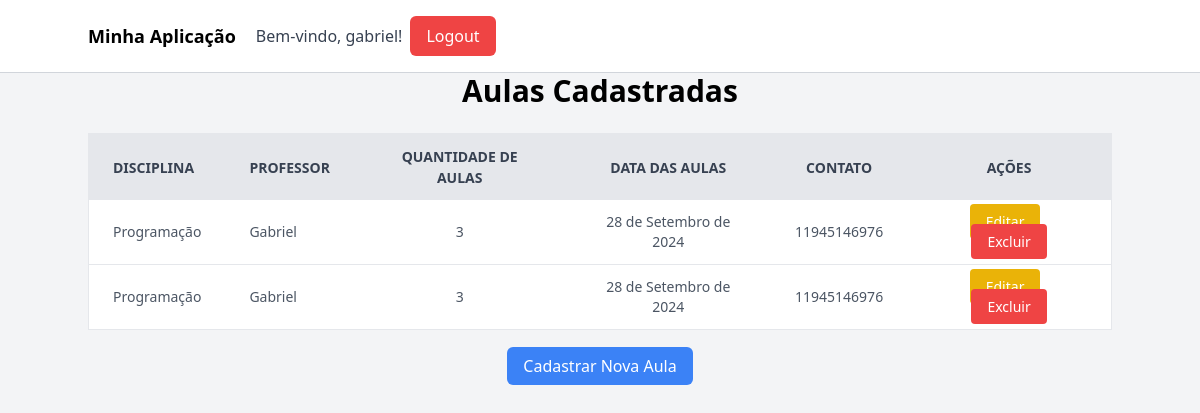
The app's page /aulas/ (signed in), older data.
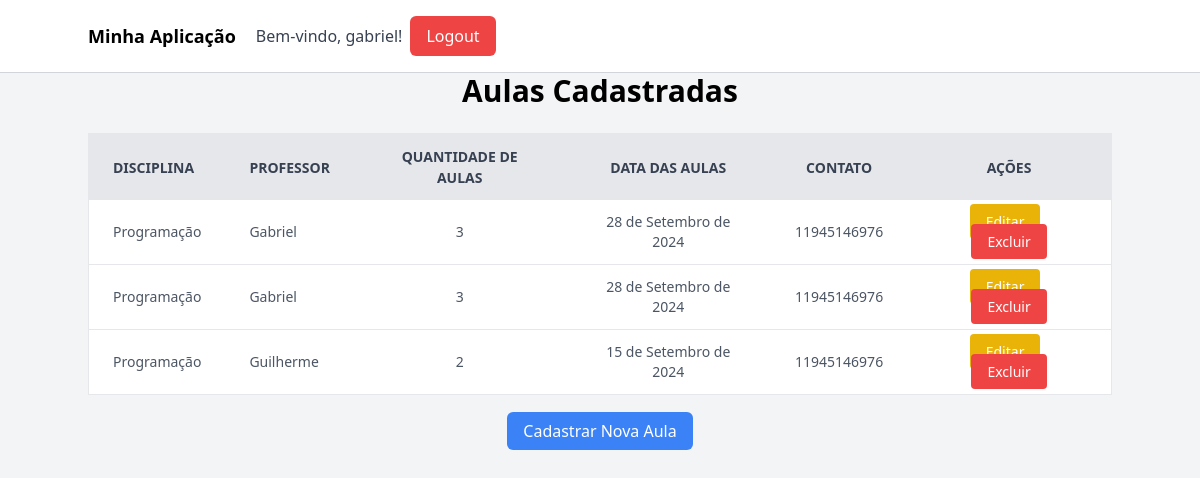
The same page, newer data.
### formulario_professores/models.py (models this page shows, shortened)
class Aula(models.Model):
    usuario = models.ForeignKey(User, on_delete=models.CASCADE)
    disciplina = models.CharField(max_length=100)
    quantidade_aulas = models.IntegerField()
    data_aulas = models.DateField()
    professor = models.CharField(max_length=100)
    contato = models.CharField(max_length=20)
    dias_antes = models.IntegerField(default=3, help_text="Quantos dias antes você deseja ser avisado?")
    mensagem_notificacao = models.TextField(blank=True, help_text="Mensagem personalizada para a notificação.")

### formulario_professores/views.py (the view)
# urls.py: path('aulas/', views.listar_aulas, name='listar_aulas'),
@login_required
def listar_aulas(request):
    aulas = Aula.objects.filter(usuario=request.user)
    return render(request, 'listar.html', {'aulas': aulas})

### formulario_professores/templates/listar.html (shortened to what this page needs)
{% extends 'base.html' %}
{% block conteudo %}
    <nav class="bg-white border-b border-gray-300 p-4">
        <div class="container mx-auto flex items-center">
            <div class="flex items-center space-x-5">
                <a href="/" class="text-black text-lg font-bold">Minha Aplicação</a>
                {% if user.is_authenticated %}
                    <span class="text-gray-700">Bem-vindo, {{ user.username }}!</span>
                {% endif %}
            </div>
            <div class="ml-2">
                {% if user.is_authenticated %}
                    <form method="POST" action="{% url 'logout' %}">
                        <button type="submit" class="bg-red-500 text-white py-2 px-4 rounded-md hover:bg-red-600">
                            Logout
                        </button>
                    </form>
                {% else %}
                    <a href="{% url 'login' %}" class="bg-blue-500 text-white py-2 px-4 rounded-md hover:bg-blue-600">
                        Login
                    </a>
                {% endif %}
            </div>
        </div>
    </nav>
    <div class="container mx-auto">
        <h1 class="text-3xl font-bold text-center mb-6">Aulas Cadastradas</h1>
        <div class="overflow-x-auto">
            <table class="min-w-full bg-white border border-gray-200">
                <thead>
                    <tr class="bg-gray-200 text-gray-700 uppercase text-sm leading-normal">
                        <th class="py-3 px-6 text-left">Disciplina</th>
                        <th class="py-3 px-6 text-left">Professor</th>
                        <th class="py-3 px-6 text-center">Quantidade de Aulas</th>
                        <th class="py-3 px-6 text-center">Data das Aulas</th>
                        <th class="py-3 px-6 text-center">Contato</th>
                        <th class="py-3 px-6 text-center">Ações</th>
                    </tr>
                </thead>
                <tbody class="text-gray-600 text-sm">
                    {% for aula in aulas %}
                    <tr class="border-b border-gray-200 hover:bg-gray-100">
                        <td class="py-3 px-6 text-left whitespace-nowrap">{{ aula.disciplina }}</td>
                        <td class="py-3 px-6 text-left">{{ aula.professor }}</td>
                        <td class="py-3 px-6 text-center">{{ aula.quantidade_aulas }}</td>
                        <td class="py-3 px-6 text-center">{{ aula.data_aulas }}</td>
                        <td class="py-3 px-6 text-center">{{ aula.contato }}</td>
                        <td class="py-3 px-6 text-center">
                            <a href="{% url 'editar_aula' aula.id %}" class="bg-yellow-500 text-white px-4 py-2 rounded hover:bg-yellow-600 mr-2">Editar</a>
                            <a href="{% url 'excluir_aula' aula.id %}" class="bg-red-500 text-white px-4 py-2 rounded hover:bg-red-600">Excluir</a>
                        </td>
                    </tr>
                    {% empty %}
                    <tr>
                        <td colspan="6" class="py-3 px-6 text-center text-gray-500">Nenhuma aula cadastrada.</td>
                    </tr>
                    {% endfor %}
                </tbody>
            </table>
        </div>
        <div class="text-center mt-6">
            <a href="{% url 'cadastrar_aula' %}" class="bg-blue-500 text-white py-2 px-4 rounded-md hover:bg-blue-600">Cadastrar Nova Aula</a>
        </div>
    </div>
{% endblock %}

Row changes from the older to the newer data that the page shows:
added Aula: disciplina "Programação", professor "Guilherme", quantidade_aulas "2", data_aulas "15 de Setembro de 2024", contato "11945146976"
